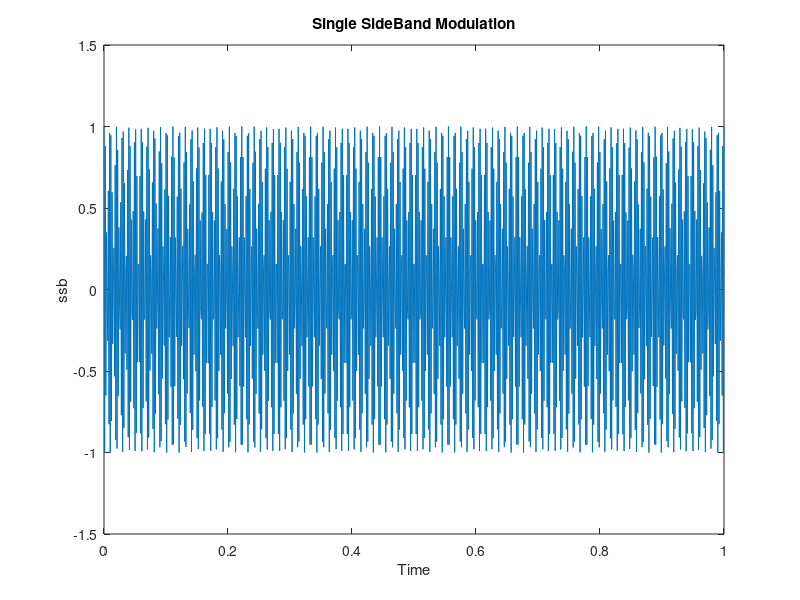

Recreate this plot in MATLAB.
%SingleSideBand Supressed Carrier (SSB-SC

fc = 400; %Carrier Frequency
fm = 50;  %Baseband Frequency

t = linspace(0,1,1000);  %Timebase

m = cos(2*pi*fm*t);        %Baseband signal/message signal
mh = imag(hilbert(m));     %Hilbert Transform of baseband

sb = m.*cos(2*pi*fc*t) - mh.*sin(2*pi*fc*t);   %Expression for SSB with USB, use + for LSB

plot(t,sb);
title('Single SideBand Modulation');
xlabel('Time');
ylabel('ssb');
